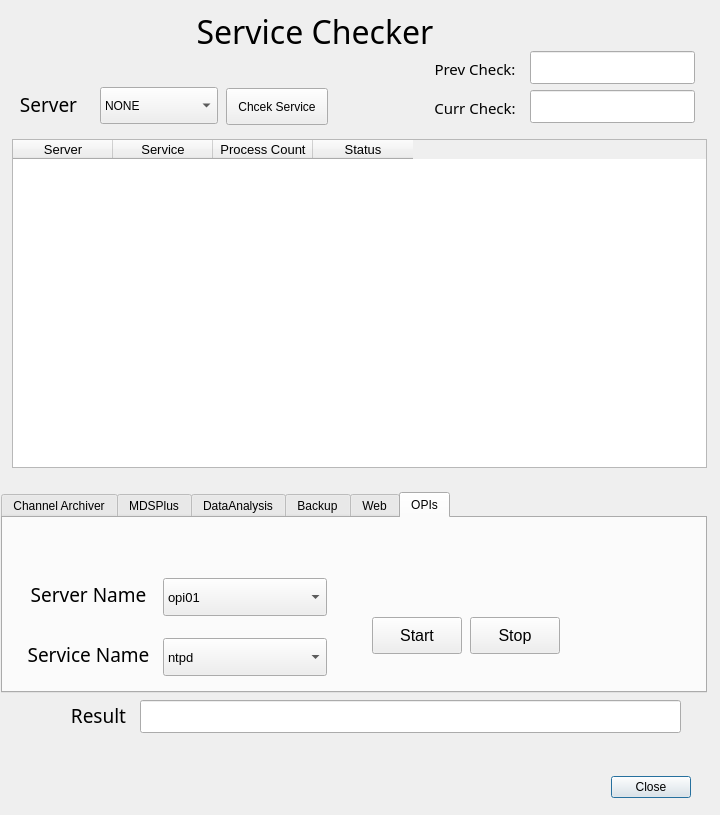
<ui version="4.0" >
 <class>Dialog</class>
 <widget class="QDialog" name="Dialog" >
  <property name="geometry" >
   <rect>
    <x>0</x>
    <y>0</y>
    <width>720</width>
    <height>815</height>
   </rect>
  </property>
  <property name="minimumSize" >
   <size>
    <width>720</width>
    <height>815</height>
   </size>
  </property>
  <property name="maximumSize" >
   <size>
    <width>720</width>
    <height>815</height>
   </size>
  </property>
  <property name="windowTitle" >
   <string>Dialog</string>
  </property>
  <widget class="QDialogButtonBox" name="buttonBox" >
   <property name="geometry" >
    <rect>
     <x>608</x>
     <y>769</y>
     <width>83</width>
     <height>37</height>
    </rect>
   </property>
   <property name="orientation" >
    <enum>Qt::Horizontal</enum>
   </property>
   <property name="standardButtons" >
    <set>QDialogButtonBox::Close</set>
   </property>
  </widget>
  <widget class="QTabWidget" name="tabWidget" >
   <property name="geometry" >
    <rect>
     <x>1</x>
     <y>492</y>
     <width>706</width>
     <height>201</height>
    </rect>
   </property>
   <property name="currentIndex" >
    <number>5</number>
   </property>
   <widget class="QWidget" name="tab" >
    <attribute name="title" >
     <string>Channel Archiver</string>
    </attribute>
    <widget class="QComboBox" name="cbChannel" >
     <property name="geometry" >
      <rect>
       <x>150</x>
       <y>89</y>
       <width>164</width>
       <height>38</height>
      </rect>
     </property>
     <property name="font" >
      <font>
       <pointsize>10</pointsize>
      </font>
     </property>
     <item>
      <property name="text" >
       <string>TMS ArchiveEngine</string>
      </property>
     </item>
     <item>
      <property name="text" >
       <string>VMS ArchiveEngine</string>
      </property>
     </item>
     <item>
      <property name="text" >
       <string>CLS ArchiveEngine</string>
      </property>
     </item>
     <item>
      <property name="text" >
       <string>HRS ArchiveEngine</string>
      </property>
     </item>
     <item>
      <property name="text" >
       <string>HDS ArchiveEngine</string>
      </property>
     </item>
     <item>
      <property name="text" >
       <string>QDS ArchiveEngine</string>
      </property>
     </item>
     <item>
      <property name="text" >
       <string>ICRF ArchiveEngine</string>
      </property>
     </item>
     <item>
      <property name="text" >
       <string>ECH ArchiveEngine</string>
      </property>
     </item>
     <item>
      <property name="text" >
       <string>FUEL ArchiveEngine</string>
      </property>
     </item>
     <item>
      <property name="text" >
       <string>CCS ArchiveEngine</string>
      </property>
     </item>
     <item>
      <property name="text" >
       <string>MPS ArchiveEngine</string>
      </property>
     </item>
     <item>
      <property name="text" >
       <string>ntpd</string>
      </property>
     </item>
     <item>
      <property name="text" >
       <string>sysMonitor</string>
      </property>
     </item>
    </widget>
    <widget class="QLabel" name="label_2" >
     <property name="geometry" >
      <rect>
       <x>7</x>
       <y>84</y>
       <width>137</width>
       <height>43</height>
      </rect>
     </property>
     <property name="font" >
      <font>
       <family>Baekmuk Gulim</family>
       <pointsize>14</pointsize>
      </font>
     </property>
     <property name="text" >
      <string>Service Name</string>
     </property>
     <property name="textFormat" >
      <enum>Qt::AutoText</enum>
     </property>
     <property name="alignment" >
      <set>Qt::AlignCenter</set>
     </property>
    </widget>
    <widget class="QPushButton" name="startChannel" >
     <property name="geometry" >
      <rect>
       <x>359</x>
       <y>89</y>
       <width>90</width>
       <height>37</height>
      </rect>
     </property>
     <property name="font" >
      <font>
       <pointsize>12</pointsize>
      </font>
     </property>
     <property name="text" >
      <string>Start</string>
     </property>
    </widget>
    <widget class="QPushButton" name="stopChannel" >
     <property name="geometry" >
      <rect>
       <x>457</x>
       <y>89</y>
       <width>90</width>
       <height>37</height>
      </rect>
     </property>
     <property name="font" >
      <font>
       <pointsize>12</pointsize>
      </font>
     </property>
     <property name="text" >
      <string>Stop</string>
     </property>
    </widget>
   </widget>
   <widget class="QWidget" name="tab_3" >
    <attribute name="title" >
     <string>MDSPlus</string>
    </attribute>
    <widget class="QLabel" name="label_4" >
     <property name="geometry" >
      <rect>
       <x>7</x>
       <y>82</y>
       <width>137</width>
       <height>43</height>
      </rect>
     </property>
     <property name="font" >
      <font>
       <family>Baekmuk Gulim</family>
       <pointsize>14</pointsize>
      </font>
     </property>
     <property name="text" >
      <string>Service Name</string>
     </property>
     <property name="textFormat" >
      <enum>Qt::AutoText</enum>
     </property>
     <property name="alignment" >
      <set>Qt::AlignCenter</set>
     </property>
    </widget>
    <widget class="QPushButton" name="stopMdsplus" >
     <property name="geometry" >
      <rect>
       <x>457</x>
       <y>87</y>
       <width>90</width>
       <height>37</height>
      </rect>
     </property>
     <property name="font" >
      <font>
       <pointsize>12</pointsize>
      </font>
     </property>
     <property name="text" >
      <string>Stop</string>
     </property>
    </widget>
    <widget class="QComboBox" name="cbMdsplus" >
     <property name="geometry" >
      <rect>
       <x>150</x>
       <y>87</y>
       <width>164</width>
       <height>38</height>
      </rect>
     </property>
     <property name="font" >
      <font>
       <pointsize>10</pointsize>
      </font>
     </property>
     <item>
      <property name="text" >
       <string>mdsip</string>
      </property>
     </item>
     <item>
      <property name="text" >
       <string>ntpd</string>
      </property>
     </item>
     <item>
      <property name="text" >
       <string>sysMonitor</string>
      </property>
     </item>
    </widget>
    <widget class="QPushButton" name="startMdsplus" >
     <property name="geometry" >
      <rect>
       <x>359</x>
       <y>87</y>
       <width>90</width>
       <height>37</height>
      </rect>
     </property>
     <property name="font" >
      <font>
       <pointsize>12</pointsize>
      </font>
     </property>
     <property name="text" >
      <string>Start</string>
     </property>
    </widget>
   </widget>
   <widget class="QWidget" name="tab_2" >
    <attribute name="title" >
     <string>DataAnalysis</string>
    </attribute>
    <widget class="QPushButton" name="startData" >
     <property name="geometry" >
      <rect>
       <x>359</x>
       <y>89</y>
       <width>90</width>
       <height>37</height>
      </rect>
     </property>
     <property name="font" >
      <font>
       <pointsize>12</pointsize>
      </font>
     </property>
     <property name="text" >
      <string>Start</string>
     </property>
    </widget>
    <widget class="QPushButton" name="stopData" >
     <property name="geometry" >
      <rect>
       <x>457</x>
       <y>89</y>
       <width>90</width>
       <height>37</height>
      </rect>
     </property>
     <property name="font" >
      <font>
       <pointsize>12</pointsize>
      </font>
     </property>
     <property name="text" >
      <string>Stop</string>
     </property>
    </widget>
    <widget class="QLabel" name="label_7" >
     <property name="geometry" >
      <rect>
       <x>7</x>
       <y>84</y>
       <width>137</width>
       <height>43</height>
      </rect>
     </property>
     <property name="font" >
      <font>
       <family>Baekmuk Gulim</family>
       <pointsize>14</pointsize>
      </font>
     </property>
     <property name="text" >
      <string>Service Name</string>
     </property>
     <property name="textFormat" >
      <enum>Qt::AutoText</enum>
     </property>
     <property name="alignment" >
      <set>Qt::AlignCenter</set>
     </property>
    </widget>
    <widget class="QComboBox" name="cbData" >
     <property name="geometry" >
      <rect>
       <x>150</x>
       <y>89</y>
       <width>164</width>
       <height>38</height>
      </rect>
     </property>
     <property name="font" >
      <font>
       <pointsize>10</pointsize>
      </font>
     </property>
     <item>
      <property name="text" >
       <string>ntpd</string>
      </property>
     </item>
     <item>
      <property name="text" >
       <string>sysMonitor</string>
      </property>
     </item>
     <item>
      <property name="text" >
       <string>httpd</string>
      </property>
     </item>
    </widget>
   </widget>
   <widget class="QWidget" name="tab_4" >
    <attribute name="title" >
     <string>Backup</string>
    </attribute>
    <widget class="QLabel" name="label_8" >
     <property name="geometry" >
      <rect>
       <x>11</x>
       <y>84</y>
       <width>137</width>
       <height>43</height>
      </rect>
     </property>
     <property name="font" >
      <font>
       <family>Baekmuk Gulim</family>
       <pointsize>14</pointsize>
      </font>
     </property>
     <property name="text" >
      <string>Service Name</string>
     </property>
     <property name="textFormat" >
      <enum>Qt::AutoText</enum>
     </property>
     <property name="alignment" >
      <set>Qt::AlignCenter</set>
     </property>
    </widget>
    <widget class="QComboBox" name="cbBackup" >
     <property name="geometry" >
      <rect>
       <x>154</x>
       <y>89</y>
       <width>164</width>
       <height>38</height>
      </rect>
     </property>
     <property name="font" >
      <font>
       <pointsize>10</pointsize>
      </font>
     </property>
     <item>
      <property name="text" >
       <string>nsrd</string>
      </property>
     </item>
     <item>
      <property name="text" >
       <string>ntpd</string>
      </property>
     </item>
     <item>
      <property name="text" >
       <string>sysMonitor</string>
      </property>
     </item>
    </widget>
    <widget class="QPushButton" name="startBackup" >
     <property name="geometry" >
      <rect>
       <x>363</x>
       <y>89</y>
       <width>90</width>
       <height>37</height>
      </rect>
     </property>
     <property name="font" >
      <font>
       <pointsize>12</pointsize>
      </font>
     </property>
     <property name="text" >
      <string>Start</string>
     </property>
    </widget>
    <widget class="QPushButton" name="stopBackup" >
     <property name="geometry" >
      <rect>
       <x>461</x>
       <y>89</y>
       <width>90</width>
       <height>37</height>
      </rect>
     </property>
     <property name="font" >
      <font>
       <pointsize>12</pointsize>
      </font>
     </property>
     <property name="text" >
      <string>Stop</string>
     </property>
    </widget>
   </widget>
   <widget class="QWidget" name="tab_6" >
    <attribute name="title" >
     <string>Web</string>
    </attribute>
    <widget class="QComboBox" name="cbWeb" >
     <property name="geometry" >
      <rect>
       <x>158</x>
       <y>97</y>
       <width>164</width>
       <height>38</height>
      </rect>
     </property>
     <property name="font" >
      <font>
       <pointsize>10</pointsize>
      </font>
     </property>
     <item>
      <property name="text" >
       <string>ntpd</string>
      </property>
     </item>
     <item>
      <property name="text" >
       <string>sysMonitor</string>
      </property>
     </item>
     <item>
      <property name="text" >
       <string>httpd</string>
      </property>
     </item>
     <item>
      <property name="text" >
       <string>tomcat</string>
      </property>
     </item>
    </widget>
    <widget class="QPushButton" name="startWeb" >
     <property name="geometry" >
      <rect>
       <x>367</x>
       <y>97</y>
       <width>90</width>
       <height>37</height>
      </rect>
     </property>
     <property name="font" >
      <font>
       <pointsize>12</pointsize>
      </font>
     </property>
     <property name="text" >
      <string>Start</string>
     </property>
    </widget>
    <widget class="QLabel" name="label_10" >
     <property name="geometry" >
      <rect>
       <x>15</x>
       <y>92</y>
       <width>137</width>
       <height>43</height>
      </rect>
     </property>
     <property name="font" >
      <font>
       <family>Baekmuk Gulim</family>
       <pointsize>14</pointsize>
      </font>
     </property>
     <property name="text" >
      <string>Service Name</string>
     </property>
     <property name="textFormat" >
      <enum>Qt::AutoText</enum>
     </property>
     <property name="alignment" >
      <set>Qt::AlignCenter</set>
     </property>
    </widget>
    <widget class="QPushButton" name="stopWeb" >
     <property name="geometry" >
      <rect>
       <x>465</x>
       <y>97</y>
       <width>90</width>
       <height>37</height>
      </rect>
     </property>
     <property name="font" >
      <font>
       <pointsize>12</pointsize>
      </font>
     </property>
     <property name="text" >
      <string>Stop</string>
     </property>
    </widget>
   </widget>
   <widget class="QWidget" name="tab_5" >
    <attribute name="title" >
     <string>OPIs</string>
    </attribute>
    <widget class="QPushButton" name="stopOPI" >
     <property name="geometry" >
      <rect>
       <x>467</x>
       <y>99</y>
       <width>90</width>
       <height>37</height>
      </rect>
     </property>
     <property name="font" >
      <font>
       <pointsize>12</pointsize>
      </font>
     </property>
     <property name="text" >
      <string>Stop</string>
     </property>
    </widget>
    <widget class="QComboBox" name="cbOPISvc" >
     <property name="geometry" >
      <rect>
       <x>160</x>
       <y>120</y>
       <width>164</width>
       <height>38</height>
      </rect>
     </property>
     <property name="font" >
      <font>
       <pointsize>10</pointsize>
      </font>
     </property>
     <item>
      <property name="text" >
       <string>ntpd</string>
      </property>
     </item>
     <item>
      <property name="text" >
       <string>sysMonitor</string>
      </property>
     </item>
    </widget>
    <widget class="QPushButton" name="startOPI" >
     <property name="geometry" >
      <rect>
       <x>369</x>
       <y>99</y>
       <width>90</width>
       <height>37</height>
      </rect>
     </property>
     <property name="font" >
      <font>
       <pointsize>12</pointsize>
      </font>
     </property>
     <property name="text" >
      <string>Start</string>
     </property>
    </widget>
    <widget class="QLabel" name="label_13" >
     <property name="geometry" >
      <rect>
       <x>17</x>
       <y>115</y>
       <width>137</width>
       <height>43</height>
      </rect>
     </property>
     <property name="font" >
      <font>
       <family>Baekmuk Gulim</family>
       <pointsize>14</pointsize>
      </font>
     </property>
     <property name="text" >
      <string>Service Name</string>
     </property>
     <property name="textFormat" >
      <enum>Qt::AutoText</enum>
     </property>
     <property name="alignment" >
      <set>Qt::AlignCenter</set>
     </property>
    </widget>
    <widget class="QLabel" name="label_15" >
     <property name="geometry" >
      <rect>
       <x>17</x>
       <y>55</y>
       <width>137</width>
       <height>43</height>
      </rect>
     </property>
     <property name="font" >
      <font>
       <family>Baekmuk Gulim</family>
       <pointsize>14</pointsize>
      </font>
     </property>
     <property name="text" >
      <string>Server Name</string>
     </property>
     <property name="textFormat" >
      <enum>Qt::AutoText</enum>
     </property>
     <property name="alignment" >
      <set>Qt::AlignCenter</set>
     </property>
    </widget>
    <widget class="QComboBox" name="cbOPI" >
     <property name="geometry" >
      <rect>
       <x>160</x>
       <y>60</y>
       <width>164</width>
       <height>38</height>
      </rect>
     </property>
     <property name="font" >
      <font>
       <pointsize>10</pointsize>
      </font>
     </property>
     <item>
      <property name="text" >
       <string>opi01</string>
      </property>
     </item>
     <item>
      <property name="text" >
       <string>opi02</string>
      </property>
     </item>
     <item>
      <property name="text" >
       <string>opi03</string>
      </property>
     </item>
     <item>
      <property name="text" >
       <string>opi04</string>
      </property>
     </item>
     <item>
      <property name="text" >
       <string>opi05</string>
      </property>
     </item>
     <item>
      <property name="text" >
       <string>opi06</string>
      </property>
     </item>
     <item>
      <property name="text" >
       <string>opi07</string>
      </property>
     </item>
     <item>
      <property name="text" >
       <string>opi08</string>
      </property>
     </item>
     <item>
      <property name="text" >
       <string>opi09</string>
      </property>
     </item>
     <item>
      <property name="text" >
       <string>opi10</string>
      </property>
     </item>
     <item>
      <property name="text" >
       <string>opi11</string>
      </property>
     </item>
     <item>
      <property name="text" >
       <string>opi12</string>
      </property>
     </item>
     <item>
      <property name="text" >
       <string>opi13</string>
      </property>
     </item>
     <item>
      <property name="text" >
       <string>opi14</string>
      </property>
     </item>
     <item>
      <property name="text" >
       <string>opi15</string>
      </property>
     </item>
     <item>
      <property name="text" >
       <string>opi16</string>
      </property>
     </item>
     <item>
      <property name="text" >
       <string>opi17</string>
      </property>
     </item>
     <item>
      <property name="text" >
       <string>opi18</string>
      </property>
     </item>
     <item>
      <property name="text" >
       <string>opi19</string>
      </property>
     </item>
    </widget>
   </widget>
  </widget>
  <widget class="QTableWidget" name="tableWidget" >
   <property name="geometry" >
    <rect>
     <x>12</x>
     <y>139</y>
     <width>695</width>
     <height>329</height>
    </rect>
   </property>
   <property name="font" >
    <font>
     <pointsize>10</pointsize>
     <weight>50</weight>
     <bold>false</bold>
    </font>
   </property>
   <property name="editTriggers" >
    <set>QAbstractItemView::NoEditTriggers</set>
   </property>
   <property name="selectionMode" >
    <enum>QAbstractItemView::NoSelection</enum>
   </property>
   <property name="rowCount" >
    <number>0</number>
   </property>
   <property name="columnCount" >
    <number>4</number>
   </property>
   <column>
    <property name="text" >
     <string>Server</string>
    </property>
   </column>
   <column>
    <property name="text" >
     <string>Service</string>
    </property>
   </column>
   <column>
    <property name="text" >
     <string>Process Count</string>
    </property>
   </column>
   <column>
    <property name="text" >
     <string>Status</string>
    </property>
   </column>
  </widget>
  <widget class="QComboBox" name="comboBox" >
   <property name="geometry" >
    <rect>
     <x>100</x>
     <y>87</y>
     <width>118</width>
     <height>37</height>
    </rect>
   </property>
   <item>
    <property name="text" >
     <string>NONE</string>
    </property>
   </item>
   <item>
    <property name="text" >
     <string>all</string>
    </property>
   </item>
   <item>
    <property name="text" >
     <string>ca</string>
    </property>
   </item>
   <item>
    <property name="text" >
     <string>mdsplus</string>
    </property>
   </item>
   <item>
    <property name="text" >
     <string>da</string>
    </property>
   </item>
   <item>
    <property name="text" >
     <string>web</string>
    </property>
   </item>
   <item>
    <property name="text" >
     <string>backup</string>
    </property>
   </item>
   <item>
    <property name="text" >
     <string>opi01</string>
    </property>
   </item>
   <item>
    <property name="text" >
     <string>opi02</string>
    </property>
   </item>
   <item>
    <property name="text" >
     <string>opi03</string>
    </property>
   </item>
   <item>
    <property name="text" >
     <string>opi04</string>
    </property>
   </item>
   <item>
    <property name="text" >
     <string>opi05</string>
    </property>
   </item>
   <item>
    <property name="text" >
     <string>opi06</string>
    </property>
   </item>
   <item>
    <property name="text" >
     <string>opi07</string>
    </property>
   </item>
   <item>
    <property name="text" >
     <string>opi08</string>
    </property>
   </item>
   <item>
    <property name="text" >
     <string>opi09</string>
    </property>
   </item>
   <item>
    <property name="text" >
     <string>opi10</string>
    </property>
   </item>
   <item>
    <property name="text" >
     <string>opi11</string>
    </property>
   </item>
   <item>
    <property name="text" >
     <string>opi12</string>
    </property>
   </item>
   <item>
    <property name="text" >
     <string>opi13</string>
    </property>
   </item>
   <item>
    <property name="text" >
     <string>opi14</string>
    </property>
   </item>
   <item>
    <property name="text" >
     <string>opi15</string>
    </property>
   </item>
   <item>
    <property name="text" >
     <string>opi16</string>
    </property>
   </item>
   <item>
    <property name="text" >
     <string>opi17</string>
    </property>
   </item>
   <item>
    <property name="text" >
     <string>opi18</string>
    </property>
   </item>
   <item>
    <property name="text" >
     <string>opi19</string>
    </property>
   </item>
  </widget>
  <widget class="QPushButton" name="pushButton" >
   <property name="geometry" >
    <rect>
     <x>226</x>
     <y>88</y>
     <width>102</width>
     <height>37</height>
    </rect>
   </property>
   <property name="text" >
    <string>Chcek Service</string>
   </property>
  </widget>
  <widget class="QLabel" name="label" >
   <property name="geometry" >
    <rect>
     <x>167</x>
     <y>10</y>
     <width>296</width>
     <height>43</height>
    </rect>
   </property>
   <property name="font" >
    <font>
     <family>Baekmuk Gulim</family>
     <pointsize>24</pointsize>
    </font>
   </property>
   <property name="text" >
    <string>Service Checker</string>
   </property>
   <property name="textFormat" >
    <enum>Qt::AutoText</enum>
   </property>
   <property name="alignment" >
    <set>Qt::AlignCenter</set>
   </property>
  </widget>
  <widget class="QLabel" name="label_14" >
   <property name="geometry" >
    <rect>
     <x>4</x>
     <y>83</y>
     <width>89</width>
     <height>43</height>
    </rect>
   </property>
   <property name="font" >
    <font>
     <family>Baekmuk Gulim</family>
     <pointsize>14</pointsize>
    </font>
   </property>
   <property name="text" >
    <string>Server</string>
   </property>
   <property name="textFormat" >
    <enum>Qt::AutoText</enum>
   </property>
   <property name="alignment" >
    <set>Qt::AlignCenter</set>
   </property>
  </widget>
  <widget class="QLineEdit" name="leresult" >
   <property name="geometry" >
    <rect>
     <x>140</x>
     <y>700</y>
     <width>541</width>
     <height>33</height>
    </rect>
   </property>
   <property name="font" >
    <font>
     <pointsize>12</pointsize>
    </font>
   </property>
   <property name="text" >
    <string/>
   </property>
   <property name="readOnly" >
    <bool>true</bool>
   </property>
  </widget>
  <widget class="QLabel" name="label_3" >
   <property name="geometry" >
    <rect>
     <x>60</x>
     <y>700</y>
     <width>77</width>
     <height>31</height>
    </rect>
   </property>
   <property name="font" >
    <font>
     <family>Baekmuk Gulim</family>
     <pointsize>14</pointsize>
    </font>
   </property>
   <property name="text" >
    <string>Result</string>
   </property>
   <property name="textFormat" >
    <enum>Qt::AutoText</enum>
   </property>
   <property name="alignment" >
    <set>Qt::AlignCenter</set>
   </property>
  </widget>
  <widget class="QLabel" name="label_16" >
   <property name="geometry" >
    <rect>
     <x>424</x>
     <y>47</y>
     <width>102</width>
     <height>43</height>
    </rect>
   </property>
   <property name="font" >
    <font>
     <family>Baekmuk Gulim</family>
     <pointsize>11</pointsize>
    </font>
   </property>
   <property name="text" >
    <string>Prev Check:</string>
   </property>
   <property name="textFormat" >
    <enum>Qt::AutoText</enum>
   </property>
   <property name="alignment" >
    <set>Qt::AlignCenter</set>
   </property>
  </widget>
  <widget class="QLineEdit" name="leprechktime" >
   <property name="geometry" >
    <rect>
     <x>530</x>
     <y>51</y>
     <width>165</width>
     <height>33</height>
    </rect>
   </property>
   <property name="font" >
    <font>
     <pointsize>12</pointsize>
    </font>
   </property>
   <property name="text" >
    <string/>
   </property>
   <property name="readOnly" >
    <bool>true</bool>
   </property>
  </widget>
  <widget class="QLabel" name="label_17" >
   <property name="geometry" >
    <rect>
     <x>424</x>
     <y>86</y>
     <width>102</width>
     <height>43</height>
    </rect>
   </property>
   <property name="font" >
    <font>
     <family>Baekmuk Gulim</family>
     <pointsize>11</pointsize>
    </font>
   </property>
   <property name="text" >
    <string>Curr Check:</string>
   </property>
   <property name="textFormat" >
    <enum>Qt::AutoText</enum>
   </property>
   <property name="alignment" >
    <set>Qt::AlignCenter</set>
   </property>
  </widget>
  <widget class="QLineEdit" name="lecurchktime" >
   <property name="geometry" >
    <rect>
     <x>530</x>
     <y>90</y>
     <width>165</width>
     <height>33</height>
    </rect>
   </property>
   <property name="font" >
    <font>
     <pointsize>12</pointsize>
    </font>
   </property>
   <property name="text" >
    <string/>
   </property>
   <property name="readOnly" >
    <bool>true</bool>
   </property>
  </widget>
 </widget>
 <resources>
  <include location="test.qrc" />
 </resources>
 <connections>
  <connection>
   <sender>buttonBox</sender>
   <signal>accepted()</signal>
   <receiver>Dialog</receiver>
   <slot>accept()</slot>
   <hints>
    <hint type="sourcelabel" >
     <x>248</x>
     <y>254</y>
    </hint>
    <hint type="destinationlabel" >
     <x>157</x>
     <y>274</y>
    </hint>
   </hints>
  </connection>
  <connection>
   <sender>buttonBox</sender>
   <signal>rejected()</signal>
   <receiver>Dialog</receiver>
   <slot>reject()</slot>
   <hints>
    <hint type="sourcelabel" >
     <x>316</x>
     <y>260</y>
    </hint>
    <hint type="destinationlabel" >
     <x>286</x>
     <y>274</y>
    </hint>
   </hints>
  </connection>
 </connections>
</ui>
